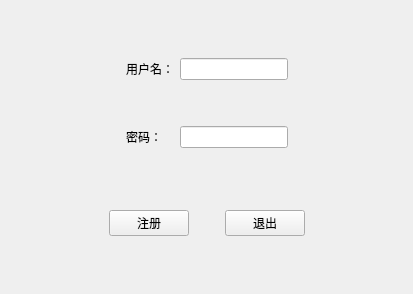
<?xml version="1.0" encoding="UTF-8"?>
<ui version="4.0">
 <class>signup</class>
 <widget class="QWidget" name="signup">
  <property name="geometry">
   <rect>
    <x>0</x>
    <y>0</y>
    <width>413</width>
    <height>294</height>
   </rect>
  </property>
  <property name="windowTitle">
   <string>Form</string>
  </property>
  <layout class="QGridLayout" name="gridLayout_2">
   <item row="0" column="0">
    <widget class="QWidget" name="widget" native="true">
     <property name="sizePolicy">
      <sizepolicy hsizetype="Preferred" vsizetype="Fixed">
       <horstretch>0</horstretch>
       <verstretch>0</verstretch>
      </sizepolicy>
     </property>
     <layout class="QGridLayout" name="gridLayout">
      <item row="0" column="2">
       <widget class="QLineEdit" name="userName"/>
      </item>
      <item row="0" column="0">
       <spacer name="horizontalSpacer_4">
        <property name="orientation">
         <enum>Qt::Horizontal</enum>
        </property>
        <property name="sizeHint" stdset="0">
         <size>
          <width>40</width>
          <height>20</height>
         </size>
        </property>
       </spacer>
      </item>
      <item row="0" column="1">
       <widget class="QLabel" name="label">
        <property name="text">
         <string>用户名：</string>
        </property>
       </widget>
      </item>
      <item row="3" column="2">
       <widget class="QLineEdit" name="passWord">
        <property name="inputMethodHints">
         <set>Qt::ImhHiddenText|Qt::ImhNoAutoUppercase|Qt::ImhNoPredictiveText|Qt::ImhSensitiveData</set>
        </property>
        <property name="text">
         <string/>
        </property>
        <property name="echoMode">
         <enum>QLineEdit::Password</enum>
        </property>
       </widget>
      </item>
      <item row="0" column="3">
       <spacer name="horizontalSpacer_5">
        <property name="orientation">
         <enum>Qt::Horizontal</enum>
        </property>
        <property name="sizeHint" stdset="0">
         <size>
          <width>40</width>
          <height>20</height>
         </size>
        </property>
       </spacer>
      </item>
      <item row="3" column="1">
       <widget class="QLabel" name="label_2">
        <property name="text">
         <string>密码：</string>
        </property>
       </widget>
      </item>
      <item row="1" column="2">
       <spacer name="verticalSpacer">
        <property name="orientation">
         <enum>Qt::Vertical</enum>
        </property>
        <property name="sizeHint" stdset="0">
         <size>
          <width>20</width>
          <height>40</height>
         </size>
        </property>
       </spacer>
      </item>
     </layout>
    </widget>
   </item>
   <item row="1" column="0">
    <widget class="QWidget" name="widget_4" native="true">
     <property name="sizePolicy">
      <sizepolicy hsizetype="Preferred" vsizetype="Fixed">
       <horstretch>0</horstretch>
       <verstretch>0</verstretch>
      </sizepolicy>
     </property>
     <layout class="QHBoxLayout" name="horizontalLayout_5">
      <item>
       <spacer name="horizontalSpacer">
        <property name="orientation">
         <enum>Qt::Horizontal</enum>
        </property>
        <property name="sizeHint" stdset="0">
         <size>
          <width>40</width>
          <height>20</height>
         </size>
        </property>
       </spacer>
      </item>
      <item>
       <widget class="QPushButton" name="signIn">
        <property name="minimumSize">
         <size>
          <width>80</width>
          <height>20</height>
         </size>
        </property>
        <property name="text">
         <string>注册</string>
        </property>
       </widget>
      </item>
      <item>
       <spacer name="horizontalSpacer_3">
        <property name="orientation">
         <enum>Qt::Horizontal</enum>
        </property>
        <property name="sizeType">
         <enum>QSizePolicy::Fixed</enum>
        </property>
        <property name="sizeHint" stdset="0">
         <size>
          <width>30</width>
          <height>20</height>
         </size>
        </property>
       </spacer>
      </item>
      <item>
       <widget class="QPushButton" name="exitOut">
        <property name="minimumSize">
         <size>
          <width>80</width>
          <height>20</height>
         </size>
        </property>
        <property name="text">
         <string>退出</string>
        </property>
       </widget>
      </item>
      <item>
       <spacer name="horizontalSpacer_2">
        <property name="orientation">
         <enum>Qt::Horizontal</enum>
        </property>
        <property name="sizeHint" stdset="0">
         <size>
          <width>40</width>
          <height>20</height>
         </size>
        </property>
       </spacer>
      </item>
     </layout>
    </widget>
   </item>
  </layout>
 </widget>
 <resources/>
 <connections/>
</ui>
